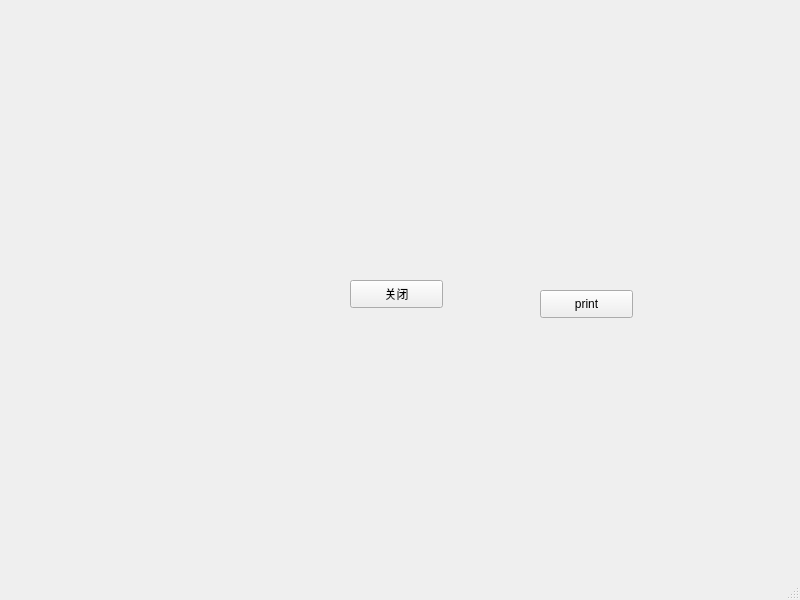
<?xml version="1.0" encoding="UTF-8"?>
<ui version="4.0">
 <class>MainWindow</class>
 <widget class="QMainWindow" name="MainWindow">
  <property name="geometry">
   <rect>
    <x>0</x>
    <y>0</y>
    <width>800</width>
    <height>600</height>
   </rect>
  </property>
  <property name="windowTitle">
   <string>MainWindow</string>
  </property>
  <widget class="QWidget" name="centralwidget">
   <widget class="QPushButton" name="pushButton">
    <property name="geometry">
     <rect>
      <x>350</x>
      <y>280</y>
      <width>93</width>
      <height>28</height>
     </rect>
    </property>
    <property name="text">
     <string>关闭</string>
    </property>
   </widget>
   <widget class="QPushButton" name="pushButton_2">
    <property name="geometry">
     <rect>
      <x>540</x>
      <y>290</y>
      <width>93</width>
      <height>28</height>
     </rect>
    </property>
    <property name="text">
     <string>print</string>
    </property>
   </widget>
  </widget>
  <widget class="QMenuBar" name="menubar">
   <property name="geometry">
    <rect>
     <x>0</x>
     <y>0</y>
     <width>800</width>
     <height>26</height>
    </rect>
   </property>
  </widget>
  <widget class="QStatusBar" name="statusbar"/>
 </widget>
 <resources/>
 <connections/>
</ui>
